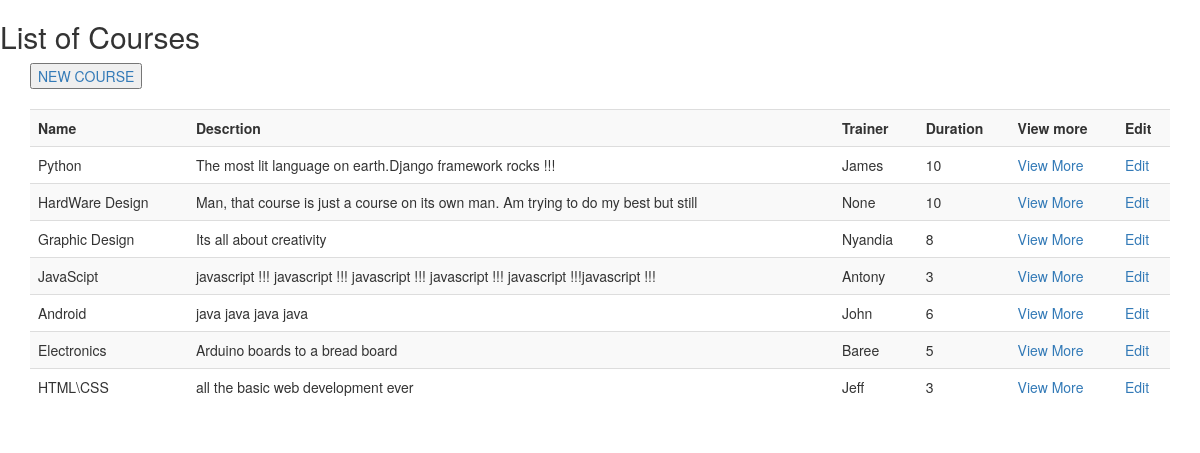
The page /course/list/ on the database its author committed.
### course/models.py (models this page shows, shortened)
class Course(models.Model):
	name=models.CharField(max_length =50)
	description=models.TextField()
	start_date=models.DateField(max_length=30)
	end_date=models.DateField(max_length=30)
	course_duration=models.SmallIntegerField()
	trainer=models.ForeignKey(Trainer,null=True,on_delete=models.CASCADE)

### trainer/models.py (models this page shows)
class Trainer(models.Model):
	first_name=models.CharField(max_length = 50)
	second_name=models.CharField(max_length = 50)
	gender=models.CharField(max_length=20)
	id_number=models.CharField(max_length=50, null=True)
	email=models.EmailField(max_length=70)
	phone_number=models.CharField(max_length=70)
	profession=models.CharField(max_length=70)
	date_employed=models.DateField()
	course_teaching=models.CharField(max_length=100)
	working_status=models.CharField(max_length=100)
	others=models.CharField(max_length=100)
	pic=models.ImageField(upload_to="profile_pic",blank=True)
	def __str__(self):
		return self.first_name

### course/views.py (the view)
# urls.py: path("list/",list_courses,name="list_courses"),
def list_courses(request):
	courses =Course.objects.all()
	return render(request,"all_courses.html",{"courses":courses})

### course/templates/all_courses.html (shortened to what this page needs)
<!DOCTYPE html>
<html>
<head>
	  <link rel="stylesheet" href="https://maxcdn.bootstrapcdn.com/bootstrap/3.4.0/css/bootstrap.min.css">
</head>
<body>
	<h2>List of Courses</h2>
	<div class="container">
	<table class="table table-striped">
		<button ><a href="/course/add/">NEW COURSE</a></button>
		<br>
		<br>
		<tr>
			<th>Name</th>
			<th>Descrtion</th>
			<th>Trainer</th>
			<th>Duration</th>
			<th>View more</th>
			<th>Edit</th>
		</tr>
		{% for course in courses %}
		<tr>
			<td> {{course.name }}</td>
			<td> {{course.description}}</td>
			<td> {{course.trainer}}</td>
			<td> {{course.course_duration}}</td>
			<td><a href="/course/view/{{course.pk}}/">View More</a> </td>
			<td><a href="/course/edit/{{course.pk}}/">Edit</a> </td>
		</tr>
		{% endfor %}
	</table>
</div>
</body>
</html>

### rows shown on the page
Course: name "Python", description "The most lit language on earth.Django framework rocks !!!", trainer "James", course_duration "10"
Course: name "HardWare Design", description "Man, that course is just a course on its own man. Am trying to do my best but still", trainer "None", course_duration "10"
Course: name "Graphic Design", description "Its all about creativity", trainer "Nyandia", course_duration "8"
Course: name "JavaScipt", description "javascript !!! javascript !!! javascript !!! javascript !!! javascript !!!javascript !!!", trainer "Antony", course_duration "3"
Course: name "Android", description "java java java java", trainer "John", course_duration "6"
Course: name "Electronics", description "Arduino boards to a bread board", trainer "Baree", course_duration "5"
Course: name "HTML\\CSS", description "all the basic web development ever", trainer "Jeff", course_duration "3"
